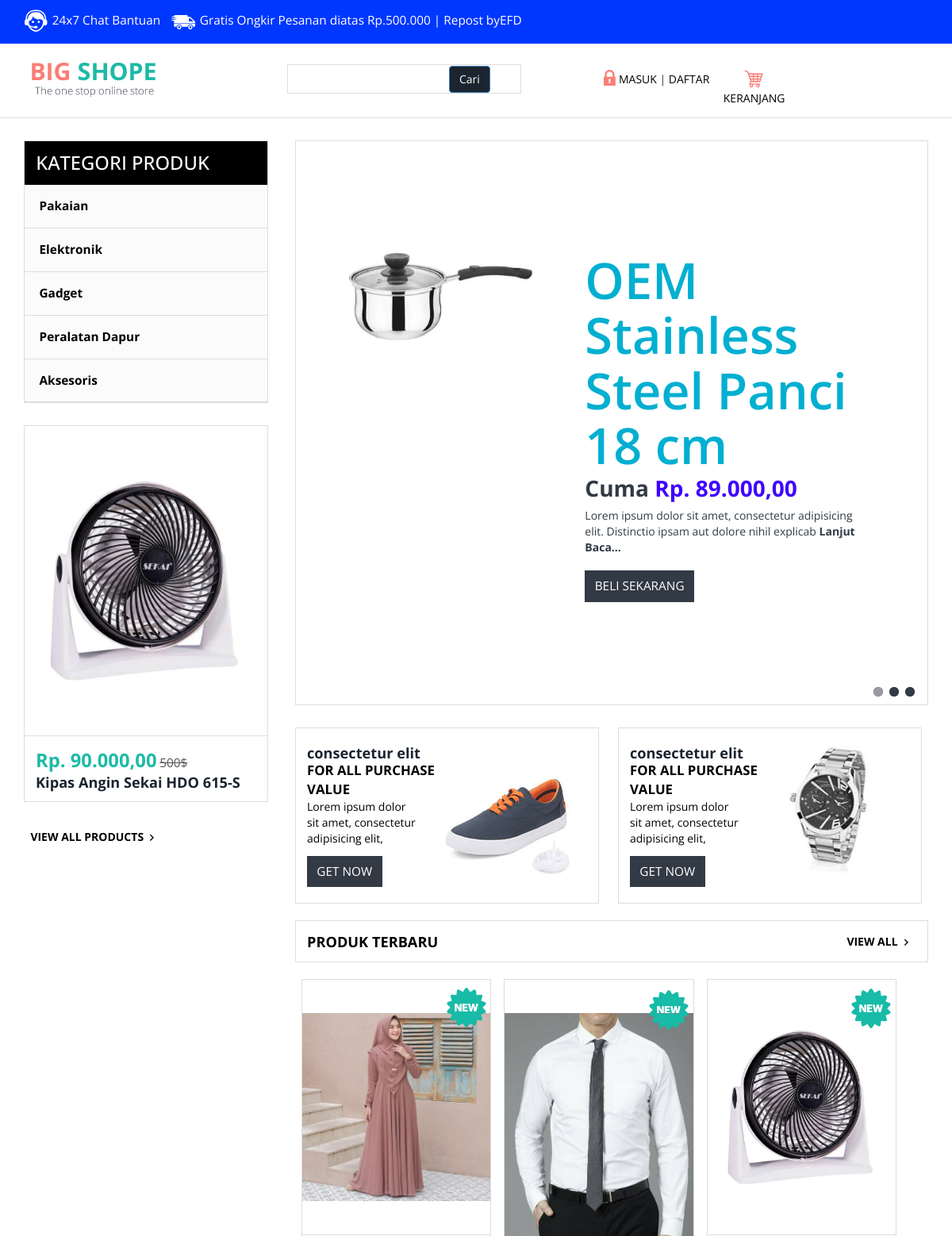
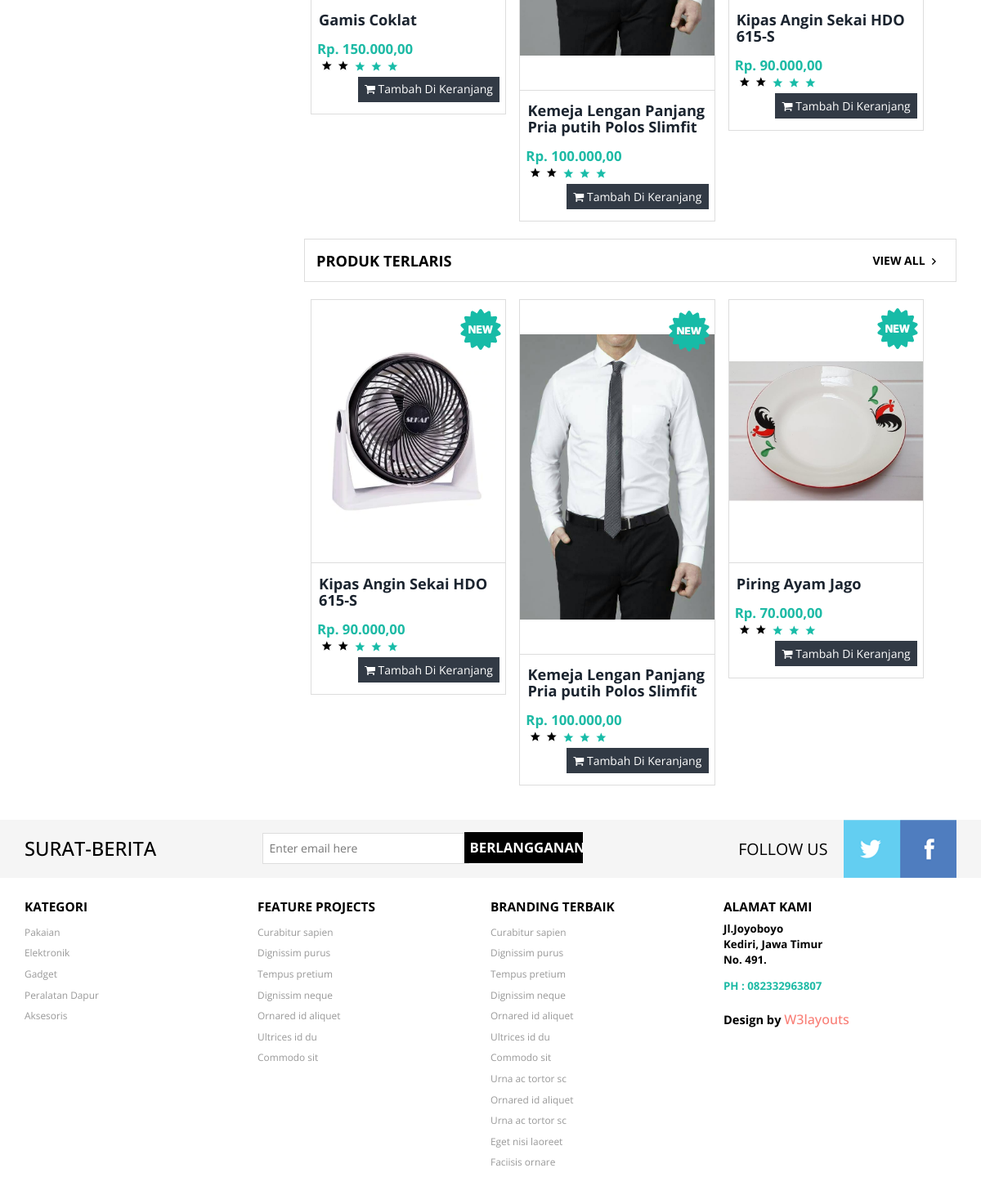
The page / on the database its author committed (2 pictures, top to bottom).
### tables this page shows
CREATE TABLE `tb_barang` (
  `kd_barang` int(11) NOT NULL,
  `nama` varchar(50) NOT NULL,
  `id_kategori` varchar(10) NOT NULL,
  `deskripsi` text NOT NULL,
  `jumlah_brg` int(11) NOT NULL,
  `headline` enum('Y','T') NOT NULL,
  `tgl_masuk` date NOT NULL,
  `hrg_jual` double NOT NULL,
  `terjual` int(11) NOT NULL,
  `foto` text NOT NULL,
  `stok_barang` int(5) NOT NULL
);

CREATE TABLE `tb_kategori` (
  `id_kategori` int(11) NOT NULL,
  `nama_kategori` varchar(50) NOT NULL
);

### config/functions.php (called while the page is built, shortened)
<?php
function base_url($url = null) {
	$base_url = 'http://localhost/toko-online/';
	if($url != null) {
		return $base_url . $url;
	} else {
		return $base_url;
	}
}

### content.php (the view, shortened to what this page needs)
<a href="#">
			<div class="wrap-in">
				<div class="wmuSlider example1 slide-grid">
				   <div class="wmuSliderWrapper">
				<?php
				$sliderBrg = mysqli_query($conn, "SELECT * FROM tb_barang WHERE headline = 'Y'") or die(mysqli_error($conn));
				while($rowS = mysqli_fetch_assoc($sliderBrg)) { ?>
					   <article style="position: absolute; width: 100%; opacity: 0;">
						<div class="banner-matter">
						<div class="col-md-5 banner-bag">
							<img class="img-responsive " src="paneladmin/modul/produk/img/<?= $rowS['foto']; ?>" alt=" " />
							</div>
							<div class="col-md-7 banner-off">
								<a href="single.php?id=<?= $rowS['kd_barang']; ?>&rl=<?= $rowS['id_kategori']; ?>"><h2><?= $rowS['nama']; ?></h2></a>
								<label>Cuma <b>Rp. <?= number_format($rowS['hrg_jual'],2,",","."); ?></b></label>
								<?php
									$kalimat = $rowS['deskripsi'];
									$jmlKata = 100;
									$tampil = substr($kalimat, 0, $jmlKata);
								?>
								<p><?= $tampil . "<b> Lanjut Baca...</b>";  ?></p>
								<a href="beli.php?id=<?= $rowS['kd_barang']; ?>"><span class="on-get">BELI SEKARANG</span></a>
							</div>
							<div class="clearfix"> </div>
						</div>
					 	</article>
					 	<?php } ?>
					 </div>
					 </a>
	                <ul class="wmuSliderPagination">
	                	<li><a href="#" class="">0</a></li>
	                	<li><a href="#" class="">1</a></li>
	                	<li><a href="#" class="">2</a></li>
	                </ul>
	            </div>
	          </div>
	   		     <div class="shoes-grid-left">
			<a href="single.html">
	   		     	<div class="col-md-6 con-sed-grid">
	   		     		<div class=" elit-grid">
		   		     		<h4>consectetur  elit</h4>
		   		     		<label>FOR ALL PURCHASE VALUE</label>
							<p>Lorem ipsum dolor sit amet, consectetur adipisicing elit, </p>
							<span class="on-get">GET NOW</span>
						</div>
						<img class="img-responsive shoe-left" src="images/sh.jpg" alt=" " />
	   		     	</div>
					</a>
					<a href="single.html">
	   		     	<div class="col-md-6 con-sed-grid sed-left-top">
	   		     		<div class=" elit-grid">
		   		     		<h4>consectetur  elit</h4>
		   		     		<label>FOR ALL PURCHASE VALUE</label>
							<p>Lorem ipsum dolor sit amet, consectetur adipisicing elit, </p>
							<span class="on-get">GET NOW</span>
						</div>
						<img class="img-responsive shoe-left" src="images/wa.jpg" alt=" " />
	   		     	</div>
					</a>
	   		     </div>
	   		     <div class="products">
	   		     	<h5 class="latest-product">PRODUK TERBARU</h5>
	   		     	  <a class="view-all" href="product.php">VIEW ALL<span> </span></a>
	   		     </div>
	   		     <div class="product-left">
	   		     <?php
							$brgterakhir = mysqli_query($conn, "SELECT * FROM tb_barang ORDER BY nama LIMIT 3") or die(mysqli_error($conn));
							while($row = mysqli_fetch_assoc($brgterakhir)) { ?>
	   		     	<div class="col-md-4 chain-grid">
	   		     		<a href="single.php?id=<?= $row['kd_barang']; ?>&rl=<?= $row['id_kategori']; ?>"><img class="img-responsive chain" src="paneladmin/modul/produk/img/<?= $row['foto']; ?>" alt=" " /></a>
	   		     		<span class="star"> </span>
	   		     		<div class="grid-chain-bottom">
	   		     			<h6><a href="single.php?id=<?= $row['kd_barang']; ?>"><?= $row['nama']; ?></a></h6>
	   		     			<div class="star-price">
	   		     				<div class="dolor-grid">
		   		     				<span class="actual">Rp. <?= number_format($row['hrg_jual'],2,",","."); ?></span>
		   		     				  <span class="rating">
									        <label for="rating-input-1-5" class="rating-star1"> </label>
									        <label for="rating-input-1-4" class="rating-star1"> </label>
									        <label for="rating-input-1-3" class="rating-star"> </label>
									        <label for="rating-input-1-2" class="rating-star"> </label>
									        <label for="rating-input-1-1" class="rating-star"> </label>
							    	   </span>
	   		     				</div>
	   		     				<a class="now-get get-cart" href="beli.php?id=<?= $row['kd_barang']; ?>"><i class="fa fa-shopping-cart"></i> Tambah Di Keranjang</a>
	   		     				<div class="clearfix"> </div>
							</div>
	   		     		</div>
	   		     	</div>
	   		     	<?php } ?>
	   		     	 <div class="clearfix"> </div>
	   		     </div>
	   		     <div class="products">
	   		     	<h5 class="latest-product">PRODUK TERLARIS</h5>
	   		     	  <a class="view-all" href="product.html">VIEW ALL<span> </span></a>
	   		     </div>
	   		     <div class="product-left">
	   		     	<?php
							$brglaris = mysqli_query($conn, "SELECT * FROM tb_barang ORDER BY terjual DESC LIMIT 3") or die(mysqli_error($conn));
							while($rowt = mysqli_fetch_assoc($brglaris)) { ?>
	   		     	<div class="col-md-4 chain-grid">
	   		     		<a href="single.php?id=<?= $rowt['kd_barang']; ?>&rl=<?= $rowt['id_kategori']; ?>"><img class="img-responsive chain" src="paneladmin/modul/produk/img/<?= $rowt['foto']; ?>" alt=" " /></a>
	   		     		<span class="star"> </span>
	   		     		<div class="grid-chain-bottom">
	   		     			<h6><a href="single.php?id=<?= $rowt['kd_barang']; ?>"><?= $rowt['nama']; ?></a></h6>
	   		     			<div class="star-price">
	   		     				<div class="dolor-grid">
		   		     				<span class="actual">Rp. <?= number_format($rowt['hrg_jual'],2,",","."); ?></span>
		   		     				  <span class="rating">
									        <label for="rating-input-1-5" class="rating-star1"> </label>
									        <label for="rating-input-1-4" class="rating-star1"> </label>
									        <label for="rating-input-1-3" class="rating-star"> </label>
									        <label for="rating-input-1-2" class="rating-star"> </label>
									        <label for="rating-input-1-1" class="rating-star"> </label>
							    	   </span>
	   		     				</div>
	   		     				<a class="now-get get-cart" href="beli.php?id=<?= $rowt['kd_barang']; ?>"><i class="fa fa-shopping-cart"></i> Tambah Di Keranjang</a>
	   		     				<div class="clearfix"> </div>
							</div>
	   		     		</div>
	   		     	</div>
	   		     <?php } ?>
	   		     </div>

### index.php (shortened to what this page needs)
<?php
require_once 'config/functions.php';
?>
<!DOCTYPE html>
<html>
<head>
	<link href="css/bootstrap.css" rel="stylesheet" type="text/css" media="all" />
	<link href="css/style.css" rel="stylesheet" type="text/css" media="all" />
	<link href="paneladmin/lib/font-awesome/css/font-awesome.css" rel="stylesheet" />
</head>
<body>
	<div class="header">
		<div class="top-header">
			<div class="container">
				<div class="top-header-left">
					<ul class="support">
						<li><a href="#"><label> </label></a></li>
						<li><a href="#">24x7 Chat<span class="live"> Bantuan</span></a></li>
					</ul>
					<ul class="support">
						<li class="van"><a href="#"><label> </label></a></li>
						<li><a href="#">Gratis Ongkir <span class="live">Pesanan diatas Rp.500.000 | Repost by<a href='#' title='EFD' target='_blank'>EFD</a></span></a></li>
					</ul>
					<div class="clearfix"> </div>
				</div>
				<div class="top-header-right">
				</div>
				<div class="clearfix"> </div>
			</div>
		</div>
		<div class="bottom-header">
			<div class="container">
				<div class="header-bottom-left">
					<div class="logo">
						<a href="index.html"><img src="images/logo.png" alt=" " /></a>
					</div>
					<div class="search">
						<form action="pencarian.php" method="get">
							<input type="text" name="keyword">
							<button type="submit" class="btn btn-primary">Cari</button>
						</form>
					</div>
					<div class="clearfix"> </div>
				</div>
				<div class="header-bottom-right">
					<?php if (isset($_SESSION['username'])) : ?>
						<ul class="login">
							<li><a href="<?= base_url('paneladmin/index.php'); ?>"><span> </span>USER</a></li> |
							<li><a href="<?= base_url('paneladmin/logout.php'); ?>"><i class="fa fa-sign-out"></i> LOGOUT</a></li>
						</ul>
					<?php else : ?>
						<ul class="login">
							<li><a href="<?= base_url('paneladmin/index.php'); ?>"><span> </span>MASUK</a></li> |
							<li><a href="register.php">DAFTAR</a></li>
						</ul>
					<?php endif; ?>
					<div class="cart"><a href="<?= base_url('keranjang.php'); ?>"><span> </span>KERANJANG</a></div>
				</div>
			</div>
		</div>
	</div>
	<div class="container">
		<div class="shoes-grid">
			<?php include 'content.php'; ?>
		<div class="sub-cate">
			<?php include 'menu.php'; ?>
		<div class="footer">
			<div class="footer-top">
				<div class="container">
					<div class="latter">
						<h6>SURAT-BERITA</h6>
						<div class="sub-left-right">
							<form>
								<input type="text" value="Enter email here" onfocus="this.value = '';" onblur="if (this.value == '') {this.value = 'Masukan email anda';}" />
								<input type="submit" value="BERLANGGANAN" />
							</form>
						</div>
					</div>
					<div class="latter-right">
						<p>FOLLOW US</p>
						<ul class="face-in-to">
							<li><a href="#"><span> </span></a></li>
							<li><a href="#"><span class="facebook-in"> </span></a></li>
						</ul>
						<div class="clearfix"> </div>
					</div>
				</div>
			</div>
			<div class="footer-bottom">
				<div class="container">
					<div class="footer-bottom-cate">
						<h6>KATEGORI</h6>
						<ul>
							<?php
							$menu = mysqli_query($conn, "SELECT * FROM tb_kategori") or die(mysqli_error($conn));
							while ($row = mysqli_fetch_assoc($menu)) { ?>
								<li><a href="product.php?id=<?= $row['id_kategori']; ?>"><?= $row['nama_kategori']; ?></a></li>
							<?php } ?>
						</ul>
					</div>
					<div class="footer-bottom-cate bottom-grid-cat">
						<h6>FEATURE PROJECTS</h6>
						<ul>
							<li><a href="#">Curabitur sapien</a></li>
							<li><a href="#">Dignissim purus</a></li>
							<li><a href="#">Tempus pretium</a></li>
							<li><a href="#">Dignissim neque</a></li>
							<li><a href="#">Ornared id aliquet</a></li>
							<li><a href="#">Ultrices id du</a></li>
							<li><a href="#">Commodo sit</a></li>
						</ul>
					</div>
					<div class="footer-bottom-cate">
						<h6>BRANDING TERBAIK</h6>
						<ul>
							<li><a href="#">Curabitur sapien</a></li>
							<li><a href="#">Dignissim purus</a></li>
							<li><a href="#">Tempus pretium</a></li>
							<li><a href="#">Dignissim neque</a></li>
							<li><a href="#">Ornared id aliquet</a></li>
							<li><a href="#">Ultrices id du</a></li>
							<li><a href="#">Commodo sit</a></li>
							<li><a href="#">Urna ac tortor sc</a></li>
							<li><a href="#">Ornared id aliquet</a></li>
							<li><a href="#">Urna ac tortor sc</a></li>
							<li><a href="#">Eget nisi laoreet</a></li>
							<li><a href="#">Faciisis ornare</a></li>
						</ul>
					</div>
					<div class="footer-bottom-cate cate-bottom">
						<h6>ALAMAT KAMI</h6>
						<ul>
							<li>Jl.Joyoboyo</li>
							<li>Kediri, Jawa Timur</li>
							<li>No. 491.</li>
							<li class="phone">PH : 082332963807</li>
							<li class="temp">
								<p class="footer-class">Design by <a href="http://w3layouts.com/" target="_blank">W3layouts</a> </p>
							</li>
					</ul>
					</div>
					<div class="clearfix"> </div>
				</div>
			</div>
		</div>
</body>
</html>

### menu.php (shortened to what this page needs)
<div class=" top-nav rsidebar span_1_of_left">
	<h3 class="cate">KATEGORI PRODUK</h3>
		<ul class="menu">
			<?php
			$menu = mysqli_query($conn, "SELECT * FROM tb_kategori") or die(mysqli_error($conn));
			while($row = mysqli_fetch_assoc($menu)) { ?>
				<li>
					<ul class="kid-menu">
						<li><a href="product.php?id=<?= $row['id_kategori']; ?>"><?= $row['nama_kategori']; ?></a></li>
					</ul>
				</li>
			<?php } ?>
		</ul>
</div>
		<?php
		$sidebarBrg = mysqli_query($conn, "SELECT * FROM tb_barang ORDER BY id_kategori LIMIT 1") or die(mysqli_error($conn));
		while($row = mysqli_fetch_assoc($sidebarBrg)) { ?>
					<div class="chain-grid menu-chain">
	   		     		<a href="single.php?id=<?= $row['kd_barang']; ?>&rl=<?= $row['id_kategori']; ?>"><img class="img-responsive chain" src="paneladmin/modul/produk/img/<?= $row['foto']; ?>" alt=" " /></a>
	   		     		<div class="grid-chain-bottom chain-watch">
		   		     		<span class="actual dolor-left-grid">Rp. <?= number_format($row['hrg_jual'],2,",","."); ?></span>
		   		     		<span class="reducedfrom">500$</span>
		   		     		<h6><a href="single.php?id=<?= $row['kd_barang']; ?>"><?= $row['nama']; ?></a></h6>
	   		     		</div>
	   		     	</div>
	   		     <?php } ?>
	   		     	 <a class="view-all all-product" href="product.html">VIEW ALL PRODUCTS<span> </span></a>
			</div>

### rows shown on the page
tb_barang: foto (picture), nama "OEM Stainless Steel Panci 18 cm", hrg_jual "89.000,00", deskripsi "Lorem ipsum dolor sit amet, consectetur adipisicing elit. Distinctio ipsam aut dolore nihil explicab"
tb_barang: foto (picture), nama "Gamis Coklat", hrg_jual "150.000,00"
tb_barang: foto (picture), nama "Kemeja Lengan Panjang Pria putih Polos Slimfit", hrg_jual "100.000,00"
tb_barang: foto (picture), nama "Kipas Angin Sekai HDO 615-S", hrg_jual "90.000,00"
tb_barang: foto (picture), nama "Piring Ayam Jago", hrg_jual "70.000,00"
tb_kategori: nama_kategori "Pakaian"
tb_kategori: nama_kategori "Elektronik"
tb_kategori: nama_kategori "Gadget"
tb_kategori: nama_kategori "Peralatan Dapur"
tb_kategori: nama_kategori "Aksesoris"
